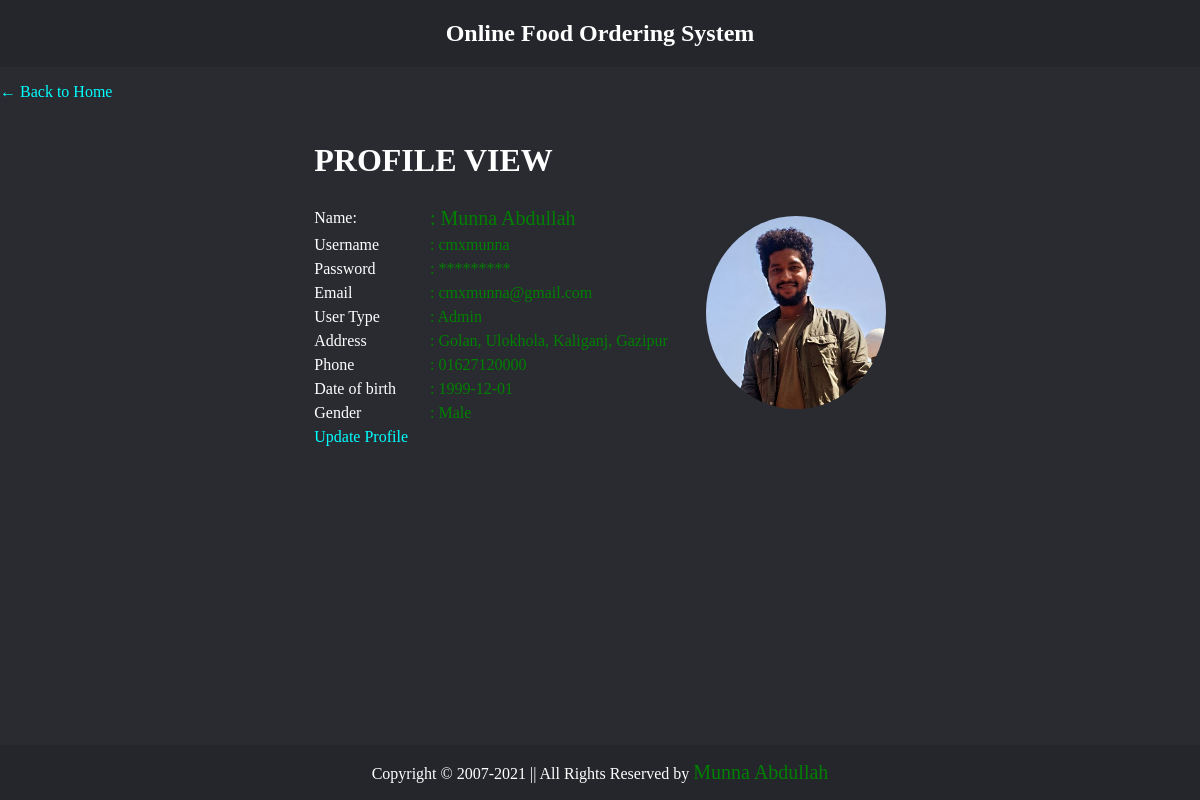
The app's page /view/profile.php (signed in) with its own data.
### tables this page shows
CREATE TABLE `userinfo` (
  `id` int(11) NOT NULL,
  `name` varchar(30) NOT NULL,
  `username` varchar(30) NOT NULL,
  `password` varchar(30) NOT NULL,
  `email` varchar(30) NOT NULL,
  `type` varchar(30) NOT NULL,
  `address` varchar(50) NOT NULL,
  `phone` varchar(30) NOT NULL,
  `dob` varchar(30) NOT NULL,
  `gender` varchar(30) NOT NULL,
  `image` varchar(100) NOT NULL
);

### control/profilecontrol.php (called while the page is built, shortened)
<?php
    require_once ('../model/model.php');
	$username ="";
	if(isset($_SESSION['username']))
    {
        $username = $_SESSION['username'];
    }
    else
    {
        header("location: ../view/login-form.php");
    }
    $connection = new db();
    $conn=$connection->OpenCon();
    $userQuery=$connection->viewProfile($conn,"userinfo",$username);
    if($userQuery->num_rows > 0)
    {
        while($row=$userQuery->fetch_assoc())
        {
            $name = $row['name'];
            $email = $row['email'];
            $username = $row['username'];
            $address = $row['address'];
            $phone = $row['phone'];
            $type = $row['type'];
            $gender = $row['gender'];
            $dob = $row['dob'];
            $image = $row['image'];
        }
    }
?>

### model/model.php (called while the page is built, shortened)
<?php
class db
{
	function viewProfile($conn,$table,$username)
	{
		$stmt = $conn -> query("SELECT name, username, password, email, type, address, phone, dob, gender, image FROM ". $table." WHERE username='". $username."'");
		return $stmt;
	}
}
?>

### view/profile.php (the view, shortened to what this page needs)
<?php
	include('../control/profilecontrol.php');
?>
<!DOCTYPE html>
<html>
<head>
	<link rel="stylesheet" href="../css/style.css?v=<?php echo time(); ?>">
</head>
<body>
	<div class="header"><h2>Online Food Ordering System</h2></strong></div>
	<p><a href="../view/home-page.php" class="link-hvr">← Back to Home</a><p>
	<table align="center">
		<tr>
			<td colspan="2"><h1>PROFILE VIEW</h1></td>
		</tr>
		<tr>
			<td><label>Name: </label></td>
			<td><span class="green f-size20">: <?php echo $name ?></span></td>
			<td rowspan="9">&nbsp;&nbsp;&nbsp;&nbsp;<img class="profile_img" src="../resources/user_img/<?php echo $image?>" alt="<?php echo $name ?>"></td>
		</tr>
		<tr>
			<td><label>Username </label></td>
			<td><span class="green f20">: <?php echo $username ?></span> </td>
		</tr>
		<tr>
			<td><label>Password </label></td>
			<td><span class="green f20">: *********</span> </td>
		</tr>
		<tr>
			<td><label>Email </label></td>
			<td><span class="green f20">: <?php echo $email ?></span> </td>
		</tr>
		<tr>
			<td><label>User Type </label></td>
			<td><span class="green f20">: <?php echo $type ?></span> </td>
		</tr>
		<tr>
			<td><label>Address </label></td>
			<td><span class="green f20">: <?php echo $address ?></span> </td>
		</tr>
		<tr>
			<td><label>Phone </label></td>
			<td><span class="green f20">: <?php echo $phone ?></span> </td>
		</tr>
		<tr>
			<td><label>Date of birth &nbsp;&nbsp;</label></td>
			<td><span class="green f20">: <?php echo $dob ?></span> </td>
		</tr>
		<tr>
			<td><label>Gender </label></td>
			<td><span class="green f20">: <?php echo $gender ?></span></td>
		</tr>
		<tr>
			<td>
				<a href="../view/update-profile.php">Update Profile</a>
			</td>
		</tr>
	</table>
 <?php include 'footer.php' ; ?>
</body>
</html>

### css/style.css (style rules this page uses)
* { box-sizing: border-box; }
body { margin: 0; padding:0; background-color: #292b31; color: white; }
a { color: cyan; text-decoration: none; }
td { padding: 2px 10px; }
.green { color: green; }
.f-size20 { font-size: 20px; }
.profile_img { width: 180px; border-radius: 50%; }
.header { overflow: hidden; background-color: #24262B; text-align: center; }

### records on screen
userinfo: name "Munna Abdullah", image (picture), username "cmxmunna", email "cmxmunna@gmail.com", type "Admin", address "Golan, Ulokhola, Kaliganj, Gazipur", phone "01627120000", dob "1999-12-01", gender "Male"
